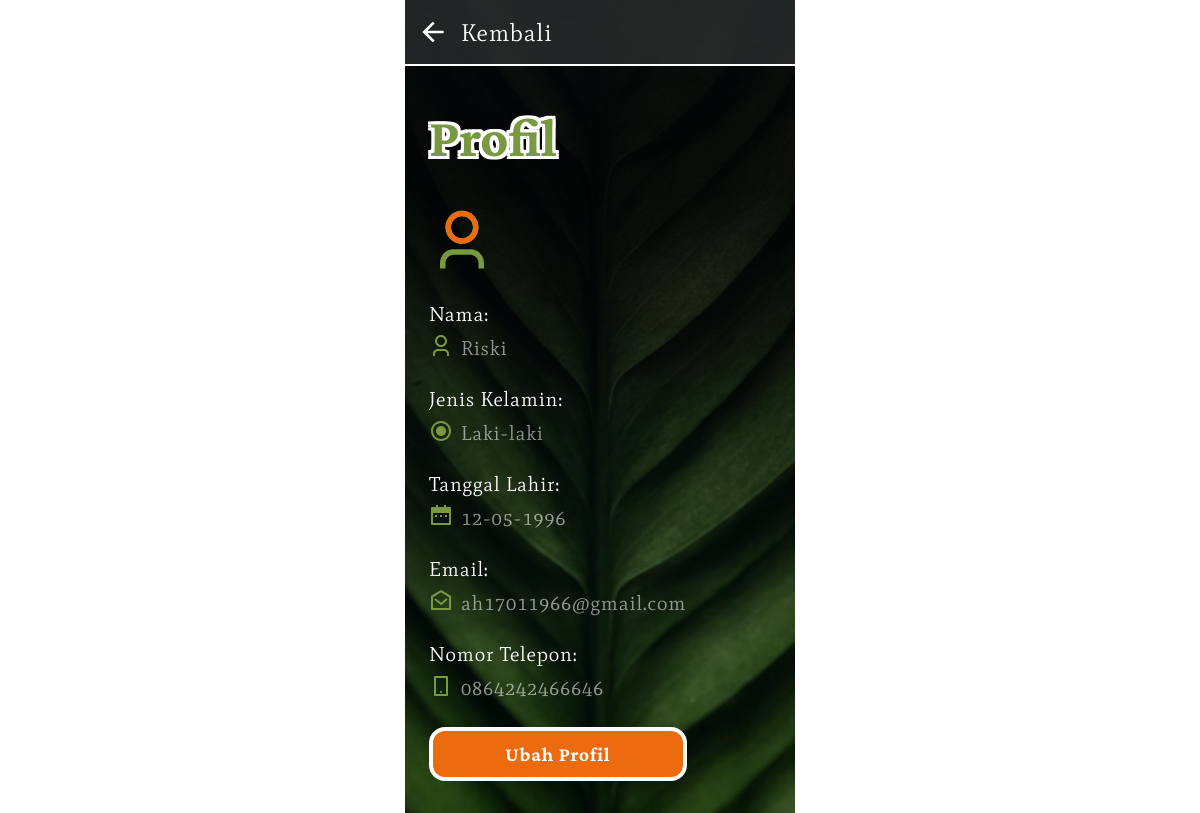
Screenshot of /views/profile.php (signed in) with the database file from the repository.
### tables this page shows
CREATE TABLE `users` (
  `id` int(11) NOT NULL,
  `name` varchar(255) NOT NULL,
  `gender` enum('Male','Female') NOT NULL,
  `date_of_birth` date NOT NULL,
  `email` varchar(255) NOT NULL,
  `phone_number` varchar(20) NOT NULL,
  `password` varchar(255) NOT NULL,
  `token` varchar(255) DEFAULT NULL
);

### config/connection.php (called while the page is built, shortened)
<?php
function openConnection() {
    $hostname = "localhost";
    $username = "root";
    $password = "";
    $database = "oil_palm_seeds_counter";
    $conn = new mysqli($hostname, $username, $password, $database);
    return $conn;
}

### models/UserModel.php (called while the page is built, shortened)
<?php
require_once '../config/connection.php';
class UserModel
{
    private $conn;
    public function __construct()
    {
        $this->conn = openConnection();
    }
    public function getUserById($id)
    {
        $sql = "SELECT * FROM users WHERE id=?";
        $stmt = $this->conn->prepare($sql);
        $stmt->bind_param("i", $id);
        $stmt->execute();
        $result = $stmt->get_result();
        if ($result->num_rows == 1) {
            $user = $result->fetch_assoc();
            return $user;
        } else {
            return null;
        }
    }
}

### views/profile.php (the view, shortened to what this page needs)
<?php
require_once '../models/UserModel.php';
if (isset($_SESSION['id'])) {
    $userModel = new UserModel();
    $user = $userModel->getUserById($_SESSION['id']);
    $name = $user['name'];
    $gender = $user['gender'];
    $date_of_birth = $user['date_of_birth'];
    $date_of_birth = date('d-m-Y', strtotime($date_of_birth));
    $email = $user['email'];
    $phone_number = $user['phone_number'];
    if ($gender === 'Male') {
        $gender = 'Laki-laki';
    } else if ($gender === 'Female') {
        $gender = 'Perempuan';
    }
}
?>
<!DOCTYPE html>
<html lang="en">
<head>
    <link rel="stylesheet" href="../assets/css/style.css">
</head>
<body>
    <div id="oil_body_wrap" class="oil_header_padding oil_second">
        <div class="oil_header">
            <a href="./settings.php"><img src="../assets/images/img_icon_back.svg">Kembali</a>
        </div>
        <div class="oil_content oil_bg_leaf" style="padding-bottom: 16px">
            <div>
                <h2>Profil</h2>
                <img class="img_icon_head" src="../assets/images/img_icon_user_color.svg" alt="" srcset="">
                <p class="oil_profil_data_label" style="margin-top: 0px">Nama:
                    <div class="oil_profil_data oil_name">
                        <?php echo $name; ?>
                    </div>
                </p>
                <p class="oil_profil_data_label">Jenis Kelamin:
                    <div class="oil_profil_data oil_gender">
                        <?php echo $gender; ?>
                    </div>
                </p>
                <p class="oil_profil_data_label">Tanggal Lahir:
                    <div class="oil_profil_data oil_date">
                        <?php echo $date_of_birth; ?>
                    </div>
                </p>
                <p class="oil_profil_data_label">Email:
                    <div class="oil_profil_data oil_email">
                        <?php echo $email; ?>
                    </div>
                </p>
                <p class="oil_profil_data_label">Nomor Telepon:
                    <div class="oil_profil_data oil_phone">
                        <?php echo $phone_number; ?>
                    </div>
                </p>
            </div>
                <a href="./edit-profile.php" class="btn" style="width: max-content; box-sizing: border-box; margin-left: 24px; margin-bottom: 16px !important">Ubah Profil</a>
        </div>
    </div>
</body>
</html>

### assets/css/style.css (style rules this page uses)
* { font-family: 'Mate', 'Times New Roman', Times, serif; }
h1, h2, h3, h5, h6 { font-family: 'CrimsonPro', 'Times New Roman', Times, serif; }
body { margin: 0px; font-family: Mate; font-size: 14px; font-weight: 400; line-height: 17px; letter-spacing: 0em; text-align: left; color: rgba(255, 255, 255, 0.72) }
p { color: rgba(255, 255, 255, 0.72) }
#oil_body_wrap { width: 100%; max-width: 390px; margin: auto; background-color: #2F3F14; color: white; min-height: 768px; }
#oil_body_wrap .oil_content { padding: 32px 24px 16px 24px; }
h2 { font-size: 55px; font-weight: 700; line-height: 48px; letter-spacing: 0em; text-align: left; color: #789940; text-shadow: -3px -3px 0 #FFF, 3px -3px 0 #FFF, -3px 3px 0 #FFF, 3px 3px 0 #FFF, 0px -3px 0 #FFF, 0px 3px 0 #FFF, 3px 0px 0 #FFF, -3px 0px 0 #FFF; }
.img_icon_head { width: 66px; margin-bottom: 24px; }
.btn { height: 54px; width: 205px; left: 513px; top: 623px; border-radius: 16px; padding: 16px 72px 16px 72px; background-color: #EC6B0F; border: 4px solid #FFFFFF; font-family: 'CrimsonPro'; font-size: 20px; font-weight: 700; line-height: 22px; letter-spacing: 0.04em; text-align: center; color: white; display: flex; justify-content: center; align-items: center; margin-top: 24px; }
a { color: white; }
.oil_bg_leaf { background: url(../images/img_bg_leaf.png); background-size: cover; background-position: center; }
.oil_header { padding: 16px 12px; border-bottom: 2px solid white; background: rgba(255, 255, 255, 0.12); position: fixed; top: 0; right: 0; left: 0; font-family: 'CrimsonPro'; font-size: 24px; font-weight: 400; line-height: 27px; letter-spacing: 0.04em; text-align: left; width: 100%; max-width: 390px; margin: auto; box-sizing: border-box; display: flex; align-items: center; justify-content: space-between; backdrop-filter: blur(16px); }
.oil_header_padding .oil_content { padding-top: 114px !important; }
.oil_header_padding .oil_content h2 { margin-top: 0px }
.oil_header_padding a { display: flex; align-items: center; text-decoration: none; gap: 12px }
#oil_body_wrap.oil_second .oil_content { padding-left: 0px; padding-right: 0px; padding-bottom: 0px; }
#oil_body_wrap.oil_second .oil_content>div, #oil_body_wrap.oil_second .oil_content>form>.oil_form_top { padding-left: 24px; padding-right: 24px; }
.oil_profil_data { display: flex; align-items: center; gap: 8px; font-family: Mate; font-size: 20px; font-weight: 400; line-height: 24px; letter-spacing: 0.04em; color: rgba(255, 255, 255, 0.56); }
.oil_profil_data_label { display: flex; align-items: center; gap: 8px; font-family: Mate; font-size: 20px; font-weight: 400; line-height: 24px; letter-spacing: 0.04em; color: white; margin-top: 24px; margin-bottom: 8px; }
.oil_profil_data.oil_name::before { content: url(../images/img_icon_user.svg); display: flex; align-items: center; }
.oil_profil_data.oil_gender::before { content: url(../images/img_icon_radio_checked.svg); display: flex; align-items: center; }
.oil_profil_data.oil_date::before { content: url(../images/img_icon_date.svg); display: flex; align-items: center; }
.oil_profil_data.oil_email::before { content: url(../images/img_icon_email.svg); display: flex; align-items: center; }
.oil_profil_data.oil_phone::before { content: url(../images/img_icon_phone.svg); display: flex; align-items: center; }

### rows the page displays
users: name "Riski", gender "Laki-laki", date_of_birth "12-05-1996", email "ah17011966@gmail.com", phone_number "0864242466646"
